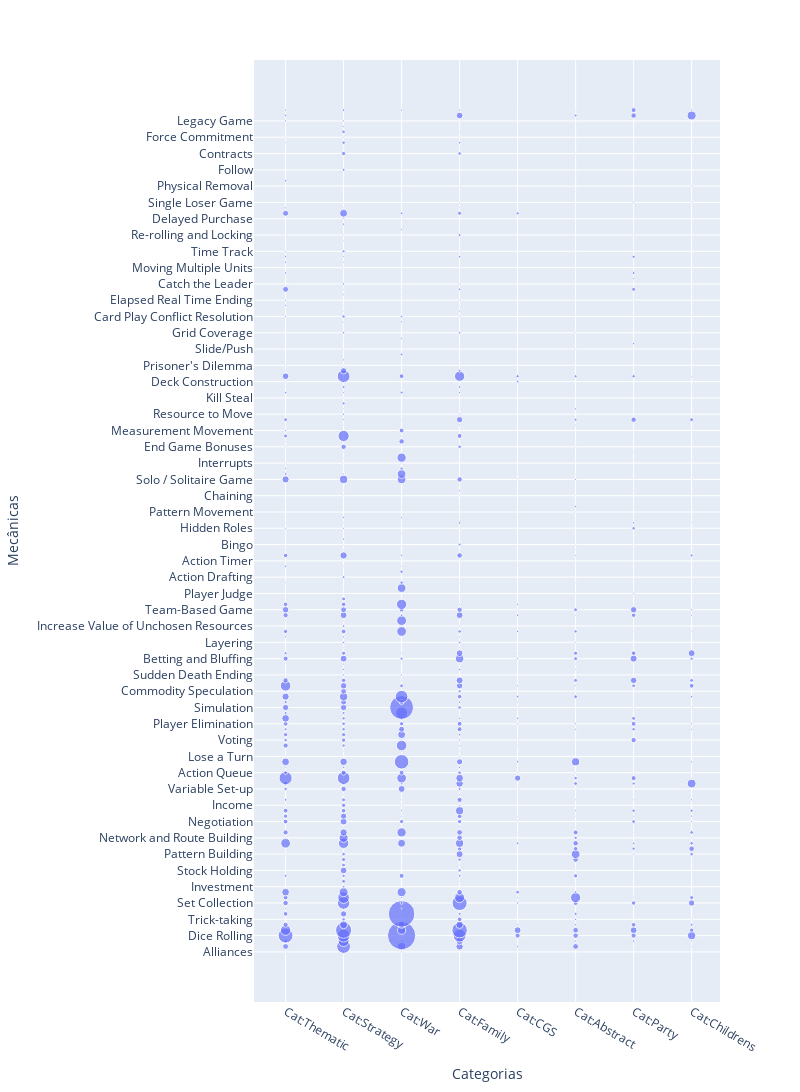

The notebook cell saved with this chart:
### Code cell
fig = px.scatter(result[result['n']>2], y="mechanic", x="cat", size='n',
                 labels={'cat': 'Categorias', 'mechanic': 'Mecânicas'})
#fig.update_traces(marker_size='n')
# Configurando o layout para definir o tamanho do gráfico
fig.update_layout(width=800, height=2500)
fig.show()

### Figure 1 — Plotly figure (JSON) as saved in the notebook; plotly's stock layout.template omitted (floating-point values rounded to 4 significant figures; data arrays with more than 128 entries replaced by an {"elided": "..."} marker saying what was removed)
{"data": [{"hovertemplate": "Categorias=%{x}<br>Mecânicas=%{y}<br>n=%{marker.size}<extra></extra>", "legendgroup": "", "marker": {"color": "#636efa", "size": {"elided": "655 int values"}, "sizemode": "area", "sizeref": 6.02, "symbol": "circle"}, "mode": "markers", "name": "", "orientation": "v", "showlegend": false, "type": "scatter", "x": {"elided": "655 str values"}, "xaxis": "x", "y": {"elided": "655 str values"}, "yaxis": "y"}], "layout": {"height": 2500, "legend": {"itemsizing": "constant", "tracegroupgap": 0}, "margin": {"t": 60}, "width": 800, "xaxis": {"anchor": "y", "domain": [0, 1], "title": {"text": "Categorias"}}, "yaxis": {"anchor": "x", "domain": [0, 1], "title": {"text": "Mecânicas"}}}}
